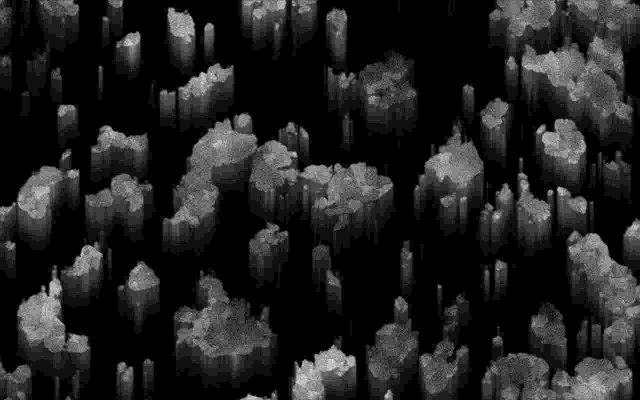
#> input picture OpenCv/blackimg.jpg, 1280 x 800 px (shown at 1/2 size)
$ python drawreg.py
#> lines starting #> are read from the running program, lines starting #| are printed output that depends on the picture; after the words box and inside, x2 and y2 are one past the last pixel; in counts of white or black regions, pixels touching at a corner belong together
import cv2
import time

img = cv2.imread("blackimg.jpg",-1)
#> img is the input picture: shape (800, 1280, 3); min 0, max 17, mean 2.27


img = cv2.resize(img, (640,480))
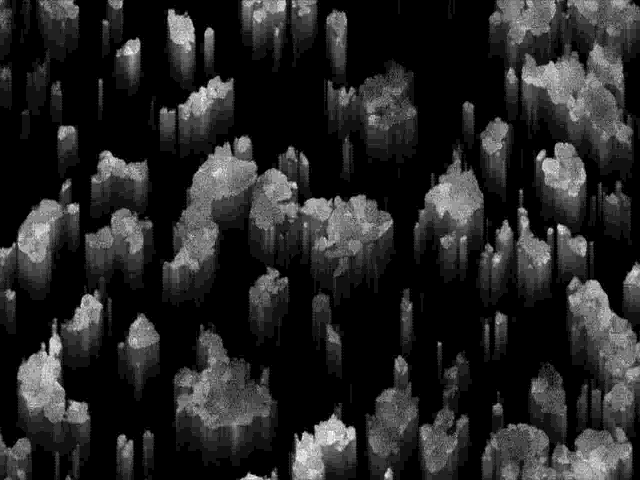
#> img: shape (480, 640, 3); min 0, max 15, mean 2.25; drawn with min black and max white

cv2.line(img, (0,480), (640,0), (255,255,255), 1)
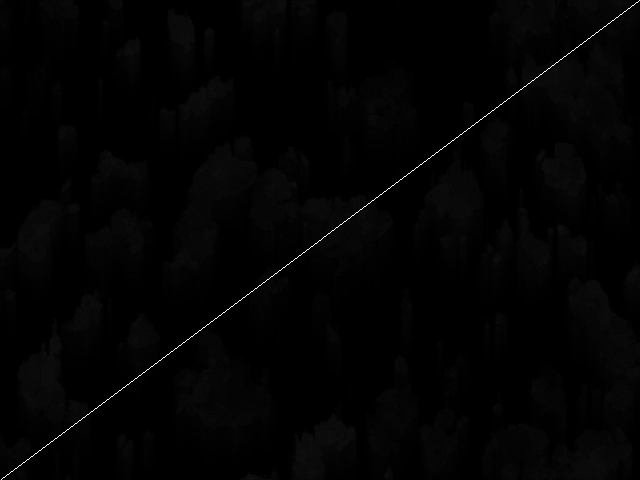
#> img: shape (480, 640, 3); 0.21% of pixels changed, all inside (x1, y1, x2, y2) = (1, 0, 640, 480)

# [7 lines of commented-out code are left out]

from decimal import Decimal


def lin_equ(l1, l2):
    """Line encoded as l=(x,y)."""
    m = Decimal((l2[1] - l1[1])) / Decimal(l2[0] - l1[0])
    c = (l2[1] - (m * l2[0]))
    return m, c

m, c = lin_equ((0, 480), (640, 0))
print(m, c)
for x in range(0, 640, 25):
	y = int(m * x + c)
	cv2.rectangle(img, (x, y), (x+20, y+15), (255,255,255), 2)
	# cv2.rectangle(img, (x, y), (x+12, y+8), (255,255,255), 1)
	# time.sleep(0.5)

	cv2.imshow('Image',img)
	# print(t)
	cv2.waitKey(0)
	cv2.destroyAllWindows()
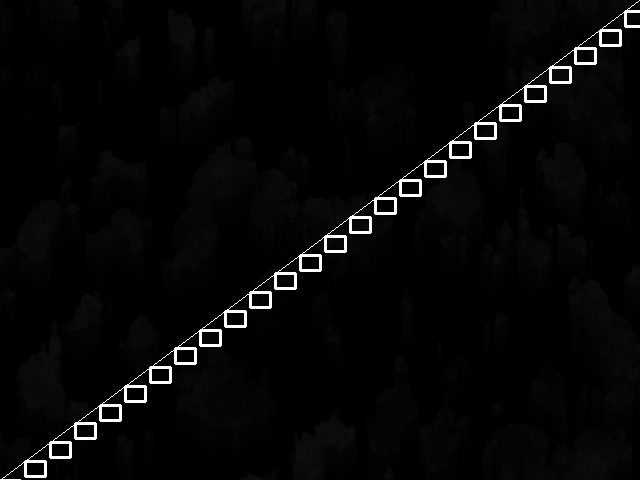
#> img: shape (480, 640, 3); 1.63% of pixels changed, all inside (x1, y1, x2, y2) = (0, 10, 640, 480)
